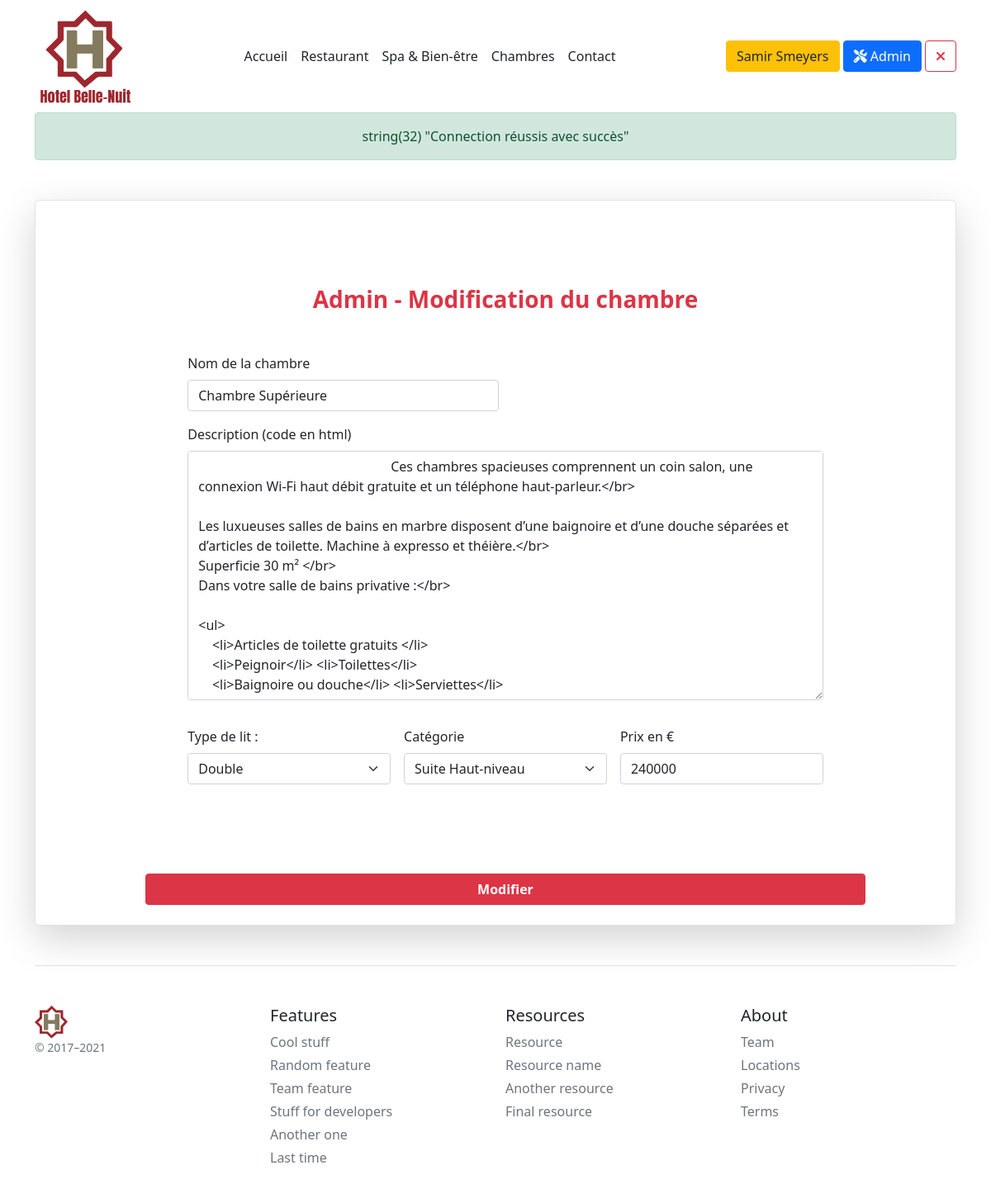
The page /adminEditBed&idEditBed=2 (signed in) on the database as committed earlier.
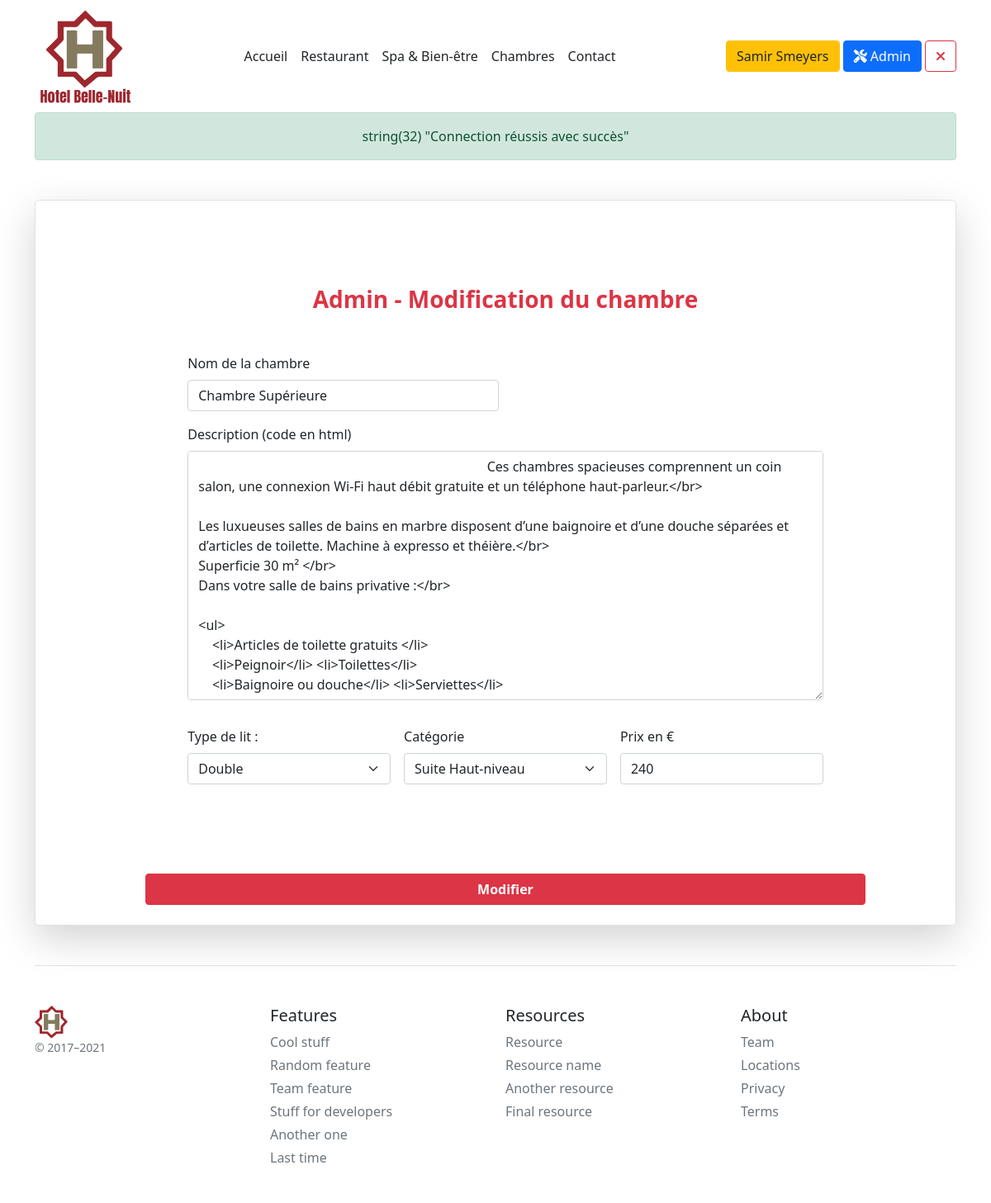
The same page on the database as committed later.
### tables this page shows
CREATE TABLE `bedroom` (
  `bedroom_id` int(11) NOT NULL,
  `bedroom_name` varchar(30) NOT NULL,
  `bedroom_description` text NOT NULL,
  `bedroom_bed` enum('double','twin','single') NOT NULL,
  `bedroom_priceday` int(11) NOT NULL,
  `id_roomcategory` int(11) NOT NULL
);

### models/Model.class.php (called while the page is built, shortened)
<?php
abstract class Model{
    private static $pdo;
    private static function setBdd(){
        self::$pdo = new PDO("mysql:host=localhost;dbname=hotel;charset=utf8", "root", "");
        self::$pdo->setAttribute(PDO::ATTR_ERRMODE, PDO::ERRMODE_WARNING);
    }
    protected function getBdd(){
        return self::$pdo;
    }
}

### models/AdminManager.model.php (called while the page is built, shortened)
<?php
require_once("Model.class.php");
class AdminManager extends Model
{
    function getBedroomFromId($idBedroom)
    {
        $stmt = $this->getBdd()->prepare('
        SELECT bedroom_id,bedroom_name,bedroom_description,bedroom_bed,bedroom_priceday, category_bedroom.roomcategory_name FROM bedroom
        INNER JOIN category_bedroom ON  bedroom.id_roomcategory = category_bedroom.roomcategory_id
        WHERE bedroom_id = :idBedroom');
        $stmt->bindValue(":idBedroom", $idBedroom);
        $stmt->execute();
        $bedroomById = $stmt->fetch(PDO::FETCH_ASSOC);
        return $bedroomById;
    }
}

### models/FrontManager.model.php (called while the page is built, shortened)
<?php
require_once("Model.class.php");
class FrontManager extends Model
{
    public function getCategoryBedList(){
        $stmt = $this->getBdd()->prepare('SELECT * FROM category_bedroom');
        $stmt->execute();
        $getCategoryBedList = $stmt->fetchAll(PDO::FETCH_ASSOC);
        return $getCategoryBedList;
    }
}

### config/Securite.class.php (called while the page is built, shortened)
<?php
class Securite {
    public static function secureHTML($string){
        return htmlentities($string);
    }
}

### views/main/back/adminEditBed.view.php (the view, shortened to what this page needs)
<div class="container my-5">
    <div class="row p-4 pb-0 pe-lg-0 pt-lg-5 align-items-center rounded-3 border shadow-lg">
        <div class="text-start body-signin">
            <main class="w-75 mx-auto pb-5 form-signin" style="max-width: 80%;">
                <form method="post">
                    <h1 class="h3 mb-5 fw-normal text-center text-danger fw-bolder">Admin - Modification du chambre</h1>
                    <div class="row g-3">
                        <div class="col-sm-6">
                            <label for="name" class="form-label">Nom de la chambre</label>
                            <input type="text" class="form-control" id="name" value="<?php echo $bedroomById['bedroom_name'] ?>" name="name" required>
                        </div>
                        <div class="mb-3 col-12">
                            <label for="description" class="form-label">Description (code en html)</label>
                            <textarea class="form-control" id="description" rows="12" name="description">
                            <?php echo $bedroomById['bedroom_description'] ?>
                            </textarea>
                        </div>
                        <div class="col-sm mb-1">
                            <label for="typeBed" class="form-label">Type de lit : </label></br>
                            <select name="typeBed"class="form-select">
                                <option value="double">Double <?php (($bedroomById['bedroom_bed'] == 'double') ?  'selected' : 'selected') ?></option>
                            </select>
                        </div>
                        <div class="col-sm mb-1">
                            <label for="category" class="form-label">Catégorie</label>
                            <select class="form-select" id="category" name="category" required>
                                <?php
                                foreach ($CategoryBedList as $category) {
                                    echo '<option value="' . $category['roomcategory_id'] . '"' . (($category['roomcategory_name'] == $category['roomcategory_name']) ? 'selected'  : '') . '>' . $category['roomcategory_name'] . '</option>';
                                }
                                ?>
                            </select>
                        </div>
                        <div class="col-sm mb-1">
                            <label for="price" class="form-label">Prix en €</label>
                            <input type="text" name="price" class="form-control" id="price" value="<?php echo $bedroomById['bedroom_priceday'] ?>" name="price" required>
                        </div>
                    </div>
            </div class="text-center"><button class=" mt-3 btn btn-danger mx-auto mb-4 fw-bolder text-center" style="max-width: 80%" type=submit" name="btnEditBed">Modifier</button></div>
    </div>
</div>

Rows that differ between the two databases and show on the page:
changed bedroom "Chambre Supérieure": price "240000" → "240"
